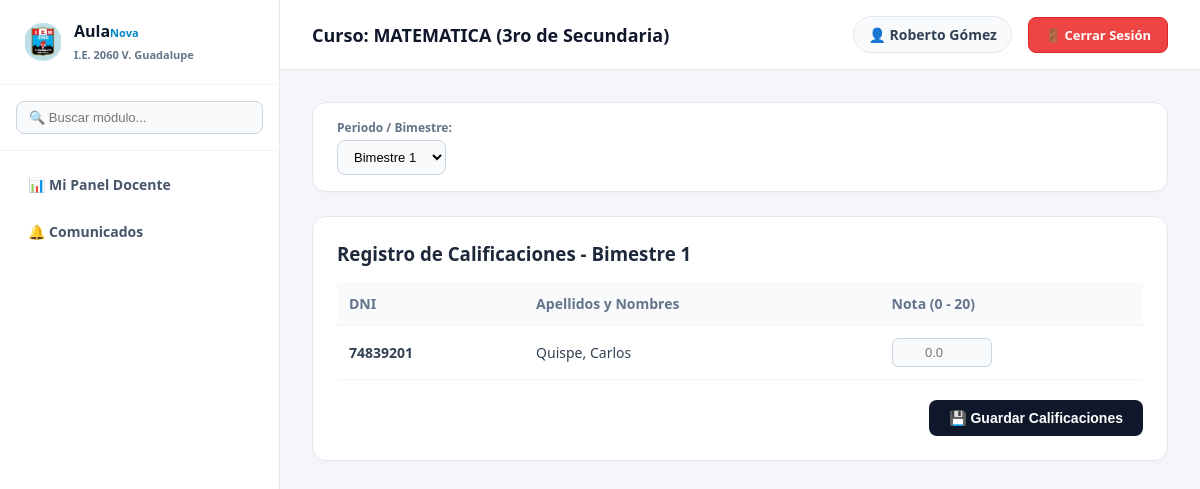
The page /docente/curso/1 (signed in) on the database its author committed.
### tables this page shows
CREATE TABLE Cursos (
            id_curso INTEGER PRIMARY KEY AUTOINCREMENT,
            nombre_curso TEXT NOT NULL,
            grado TEXT NOT NULL,
            id_docente INTEGER,
            FOREIGN KEY (id_docente) REFERENCES Usuarios (id_usuario),
            UNIQUE(nombre_curso, grado)
        );

CREATE TABLE Usuarios (
            id_usuario INTEGER PRIMARY KEY AUTOINCREMENT,
            nombres TEXT NOT NULL,
            apellidos TEXT NOT NULL,
            correo TEXT UNIQUE NOT NULL,
            password TEXT NOT NULL,
            dni TEXT,
            grado TEXT,
            seccion TEXT,
            id_rol INTEGER,
            estado INTEGER DEFAULT 1,
            FOREIGN KEY (id_rol) REFERENCES Roles (id_rol)
        );

### app.py (the view, shortened to what this page needs)
@app.route('/docente/curso/<int:id_curso>', methods=['GET', 'POST'])
def docente_curso(id_curso):
    if 'id_rol' not in session or session['id_rol'] != 2:
        return redirect(url_for('index'))
    conn = get_db_connection()
    usuario = conn.execute('SELECT * FROM Usuarios WHERE id_usuario = ?', (session['id_usuario'],)).fetchone()
    curso = conn.execute('SELECT * FROM Cursos WHERE id_curso = ? AND id_docente = ?', (id_curso, session['id_usuario'])).fetchone()
    if not curso:
        conn.close()
        flash('⚠️ No tienes permiso para acceder a este curso.')
        return redirect(url_for('dashboard_docente'))
    periodo = request.args.get('periodo', 'Bimestre 1')
    alumnos = conn.execute('SELECT * FROM Usuarios WHERE id_rol = 3 AND grado = ?', (curso['grado'],)).fetchall()
    notas_raw = conn.execute('SELECT id_alumno, nota FROM Calificaciones WHERE id_curso = ? AND periodo = ?', (id_curso, periodo)).fetchall()
    notas_dict = {n['id_alumno']: n['nota'] for n in notas_raw}
    conn.close()
    return render_template('docente_curso.html', usuario=usuario, curso=curso, alumnos=alumnos, notas_dict=notas_dict, periodo=periodo)

### app.py (called while the page is built)
def get_db_connection():
    conn = sqlite3.connect('aulanova.db')
    conn.row_factory = sqlite3.Row
    return conn

### templates/docente_curso.html (shortened to what this page needs)
{% extends "layout.html" %}
{% block header_title %}Curso: {{ curso.nombre_curso }} ({{ curso.grado }}){% endblock %}
{% block content %}
<div class="action-bar">
    <form method="GET" action="/docente/curso/{{ curso.id_curso }}" style="display: flex; gap: 16px; align-items: center; width: 100%; margin: 0;">
        <div>
            <label style="font-size: 12px; font-weight: 600; color: #64748b; display: block; margin-bottom: 4px;">Periodo / Bimestre:</label>
            <select name="periodo" onchange="this.form.submit()">
                <option value="Bimestre 1" {% if periodo == 'Bimestre 1' %}selected{% endif %}>Bimestre 1</option>
            </select>
        </div>
    </form>
</div>
<div class="card">
    <h3>Registro de Calificaciones - {{ periodo }}</h3>
    <form action="/docente/curso/{{ curso.id_curso }}" method="POST">
        <table>
            <thead>
                <tr>
                    <th>DNI</th>
                    <th>Apellidos y Nombres</th>
                    <th>Nota (0 - 20)</th>
                </tr>
            </thead>
            <tbody>
                {% if alumnos %}
                    {% for a in alumnos %}
                    <tr>
                        <td><strong>{{ a.dni }}</strong></td>
                        <td>{{ a.apellidos }}, {{ a.nombres }}</td>
                        <td>
                            <input type="number" step="0.1" min="0" max="20" name="nota_{{ a.id_usuario }}" value="{{ notas_dict.get(a.id_usuario, '') }}" placeholder="0.0">
                        </td>
                    </tr>
                    {% endfor %}
                {% else %}
                    <tr>
                        <td colspan="3" style="text-align: center; color: #94a3b8; padding: 25px;">No hay alumnos matriculados en este grado.</td>
                    </tr>
                {% endif %}
            </tbody>
        </table>
        {% if alumnos %}
        <div style="margin-top: 20px; text-align: right;">
            <button type="submit">💾 Guardar Calificaciones</button>
        </div>
        {% endif %}
    </form>
</div>
{% endblock %}

### templates/layout.html (shortened to what this page needs)
<!DOCTYPE html>
<html lang="es">
<head>
</head>
<body>
    <aside>
        <div class="sidebar-brand">
            <img src="{{ url_for('static', filename='logo_colegio.jpg') }}" alt="Logo Colegio">
            <div class="brand-text">
                <h3>Aula<span>Nova</span></h3>
                <span>I.E. 2060 V. Guadalupe</span>
            </div>
        </div>
        <div class="search-box-sidebar">
            <input type="text" placeholder="🔍 Buscar módulo...">
        </div>
        <ul class="sidebar-menu">
            {% if session.get('id_rol') == 1 %}
                <li class="menu-item"><a href="/dashboard" class="menu-header">📊 Tablero</a></li>
                <li class="menu-item"><a href="/alumnos" class="menu-header">🎓 Alumnos</a></li>
                <li class="menu-item"><a href="/docentes" class="menu-header">👨‍🏫 Docentes</a></li>
                <li class="menu-item"><a href="/cursos" class="menu-header">📚 Cursos y Tareas</a></li>
                <li class="menu-item {% if request.path in ['/asistencia', '/reporte-asistencia'] %}active-parent open{% endif %}">
                    <div class="menu-header" onclick="toggleSubmenu(this)">
                        <span>📋 Asistencia</span>
                        <span>▼</span>
                    </div>
                    <ul class="submenu {% if request.path in ['/asistencia', '/reporte-asistencia'] %}active{% endif %}">
                        <li><a href="/asistencia" class="{% if request.path == '/asistencia' %}active{% endif %}">Gestionar / Registrar</a></li>
                        <li><a href="/reporte-asistencia" class="{% if request.path == '/reporte-asistencia' %}active{% endif %}">Reportes Consolidados</a></li>
                    </ul>
                </li>
                <li class="menu-item {% if request.path in ['/calificaciones', '/libreta-academica'] %}active-parent open{% endif %}">
                    <div class="menu-header" onclick="toggleSubmenu(this)">
                        <span>📈 Calificaciones</span>
                        <span>▼</span>
                    </div>
                    <ul class="submenu {% if request.path in ['/calificaciones', '/libreta-academica'] %}active{% endif %}">
                        <li><a href="/calificaciones" class="{% if request.path == '/calificaciones' %}active{% endif %}">Registro de Notas</a></li>
                        <li><a href="/libreta-academica" class="{% if request.path == '/libreta-academica' %}active{% endif %}">Libreta Académica</a></li>
                    </ul>
                </li>
                <li class="menu-item"><a href="/comunicados" class="menu-header">🔔 Comunicados</a></li>
            {% elif session.get('id_rol') == 2 %}
                <li class="menu-item"><a href="/dashboard_docente" class="menu-header">📊 Mi Panel Docente</a></li>
                <li class="menu-item"><a href="/comunicados" class="menu-header">🔔 Comunicados</a></li>
            {% elif session.get('id_rol') == 3 %}
                <li class="menu-item"><a href="/dashboard_estudiante" class="menu-header">📊 Mi Panel Estudiante</a></li>
                <li class="menu-item"><a href="/comunicados" class="menu-header">🔔 Comunicados</a></li>
            {% endif %}
        </ul>
    </aside>
    <main>
        <header>
            <div class="header-title">{% block header_title %}Módulo Institucional{% endblock %}</div>
            <div class="header-actions">
                <div class="user-profile">👤 {{ usuario.nombres }} {{ usuario.apellidos }}</div>
                <a href="/logout" class="btn-logout">🚪 Cerrar Sesión</a>
            </div>
        </header>
        <div class="content">
            {% block content %}{% endblock %}
        </div>
    </main>
</body>
</html>

### rows shown on the page
Cursos: nombre_curso "MATEMATICA", grado "3ro de Secundaria"
Usuarios: nombres "Roberto", apellidos "Gómez"
Usuarios: dni "74839201", apellidos "Quispe", nombres "Carlos"

### other values the page prints
{{ periodo }} "Bimestre 1"
